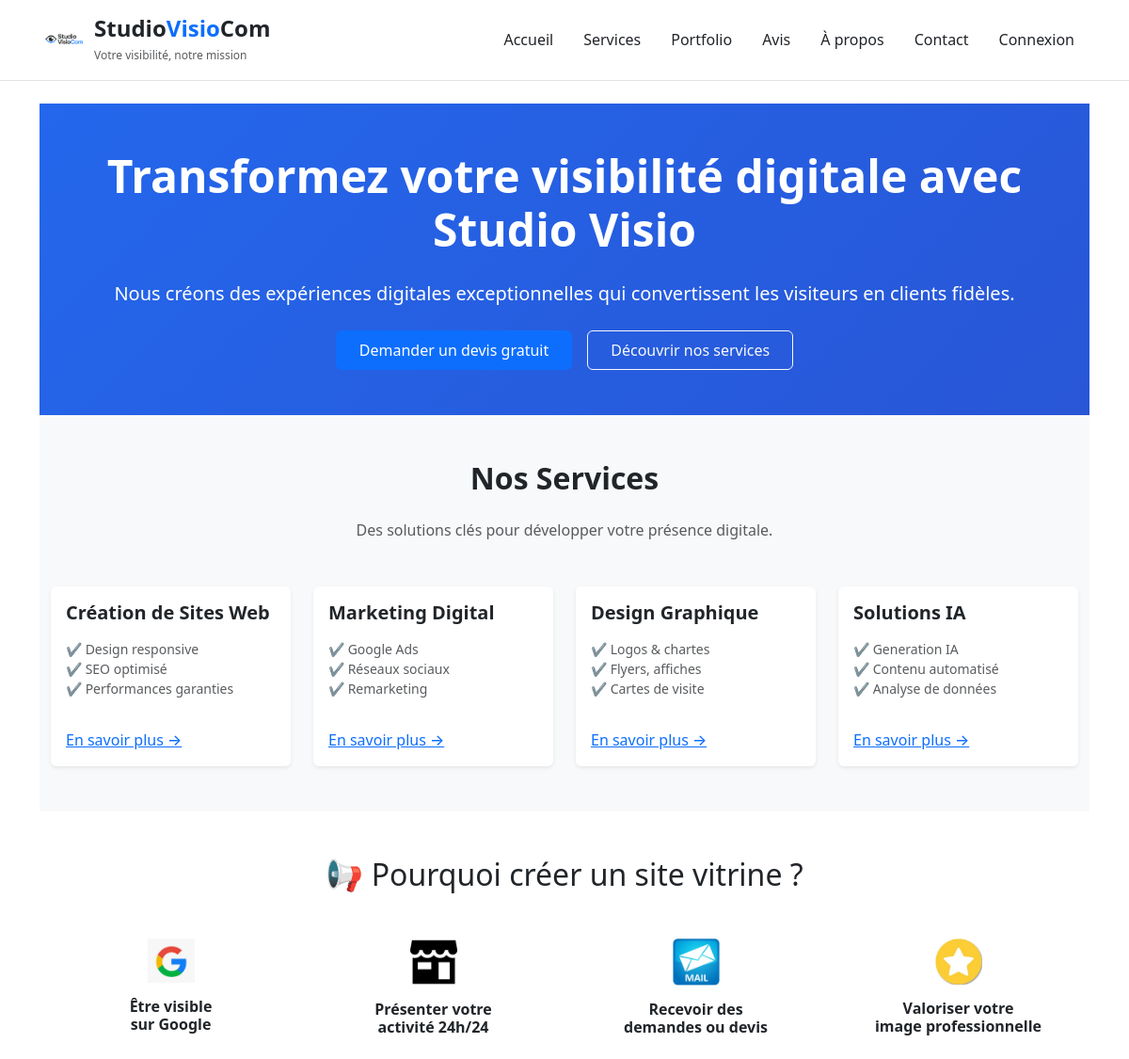
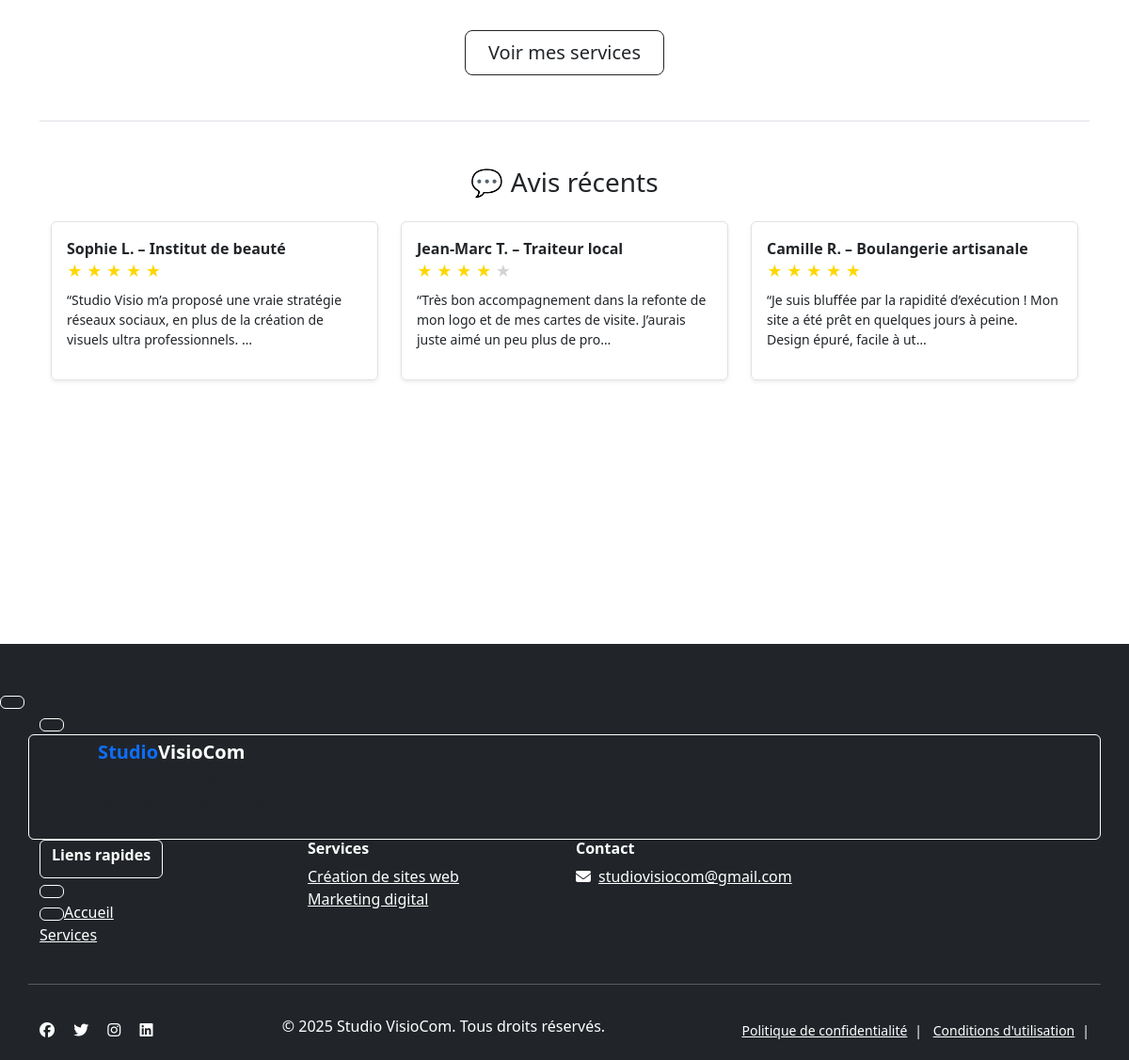
The page / on the database its author committed (2 pictures, top to bottom).
### main/models.py (models this page shows, shortened)
class Avis(models.Model):
    nom = models.CharField(max_length=100)
    commentaire = models.TextField()
    note = models.IntegerField(choices=[(i, f"{i} étoile{'s' if i > 1 else ''}") for i in range(1, 6)])
    date = models.DateTimeField(auto_now_add=True)

### main/views.py (the view)
# urls.py: path('', views.index, name='index'),
def index(request):
    derniers_avis = Avis.objects.order_by('-date')[:3]
    return render(request, 'main/index.html', {'derniers_avis': derniers_avis})

### main/templates/main/index.html
{% extends 'main/base.html' %}
{% load static %}
{% block content %}
<section class="py-5 text-white" style="background: linear-gradient(135deg, #2467ec, #2856d6);">
    <div class="container text-center">
        <h1 class="fw-bold display-5 mb-4">Transformez votre visibilité digitale avec Studio Visio</h1>
        <p class="lead mb-4">Nous créons des expériences digitales exceptionnelles qui convertissent les visiteurs en clients fidèles.</p>
        <div class="d-flex justify-content-center gap-3 flex-wrap">
            <a href="/contact/" class="btn btn-primary px-4 py-2">Demander un devis gratuit</a>
            <a href="/services/" class="btn btn-outline-light px-4 py-2">Découvrir nos services</a>
        </div>
    </div>
</section>
<section class="py-5 bg-light">
    <div class="container text-center">
        <h2 class="fw-bold mb-4">Nos Services </h2>
        <p class="text-muted mb-5">Des solutions clés pour développer votre présence digitale.</p>
        <div class="row g-4">
            <div class="col-md-6 col-lg-3">
                <div class="card service-card h-100 border-0 shadow-sm">
                    <div class="card-body text-start">
                        <h5 class="fw-bold">Création de Sites Web</h5>
                        <ul class="list-unstyled small text-muted mt-3">
                            <li>✔️ Design responsive</li>
                            <li>✔️ SEO optimisé</li>
                            <li>✔️ Performances garanties</li>
                        </ul>
                        <a href="/services/site-vitrine/" class="text-primary fw-medium mt-3 d-inline-block">En savoir plus →</a>
                    </div>
                </div>
            </div>
            <div class="col-md-6 col-lg-3">
                <div class="card service-card h-100 border-0 shadow-sm">
                    <div class="card-body text-start">
                        <h5 class="fw-bold">Marketing Digital</h5>
                        <ul class="list-unstyled small text-muted mt-3">
                            <li>✔️ Google Ads</li>
                            <li>✔️ Réseaux sociaux</li>
                            <li>✔️ Remarketing</li>
                        </ul>
                        <a href="/services/marketing/" class="text-primary fw-medium mt-3 d-inline-block">En savoir plus →</a>
                    </div>
                </div>
            </div>
            <div class="col-md-6 col-lg-3">
                <div class="card service-card h-100 border-0 shadow-sm">
                    <div class="card-body text-start">
                        <h5 class="fw-bold">Design Graphique</h5>
                        <ul class="list-unstyled small text-muted mt-3">
                            <li>✔️ Logos & chartes</li>
                            <li>✔️ Flyers, affiches</li>
                            <li>✔️ Cartes de visite</li>
                        </ul>
                        <a href="/services/design-graphique/" class="text-primary fw-medium mt-3 d-inline-block">En savoir plus →</a>
                    </div>
                </div>
            </div>
            <div class="col-md-6 col-lg-3">
                <div class="card service-card h-100 border-0 shadow-sm">
                    <div class="card-body text-start">
                        <h5 class="fw-bold">Solutions IA</h5>
                        <ul class="list-unstyled small text-muted mt-3">
                            <li>✔️ Generation IA</li>
                            <li>✔️ Contenu automatisé</li>
                            <li>✔️ Analyse de données</li>
                        </ul>
                        <a href="/services/solutions-ia/" class="text-primary fw-medium mt-3 d-inline-block">En savoir plus →</a>
                    </div>
                </div>
            </div>
        </div>
    </div>
</section>
<section class="container py-5">
    <h2 class="text-center mb-5">📢 Pourquoi créer un site vitrine ?</h2>
    <div class="row g-4 text-center">
        <div class="col-md-3 col-6">
            <img src="{% static 'main/images/google.jpeg' %}" alt="Google" width="50" class="mb-3">
            <h6 class="fw-bold">Être visible<br>sur Google</h6>
        </div>
        <div class="col-md-3 col-6">
            <img src="{% static 'main/images/shop.png' %}" alt="Boutique" width="50" class="mb-3">
            <h6 class="fw-bold">Présenter votre<br>activité 24h/24</h6>
        </div>
        <div class="col-md-3 col-6">
            <img src="{% static 'main/images/mail.jpeg' %}" alt="Email" width="50" class="mb-3">
            <h6 class="fw-bold">Recevoir des<br>demandes ou devis</h6>
        </div>
        <div class="col-md-3 col-6">
            <img src="{% static 'main/images/star.jpeg' %}" alt="Étoile" width="50" class="mb-3">
            <h6 class="fw-bold">Valoriser votre<br>image professionnelle</h6>
        </div>
    </div>
    <div class="text-center mt-5">
        <a href="/services/" class="btn btn-outline-dark btn-lg px-4">Voir mes services</a>
    </div>
</section>
<section class="bg-white py-5 border-top">
    <div class="container">
        <h3 class="text-center mb-4">💬 Avis récents</h3>
        {% if derniers_avis %}
            <div class="row justify-content-center">
                {% for avis in derniers_avis %}
                    <div class="col-md-4 mb-3">
                        <div class="border rounded p-3 h-100 shadow-sm">
                            <strong>{{ avis.nom }}</strong><br>
                            <div class="mb-2">
                            {% for i in "12345"|make_list %}
                                {% if avis.note|stringformat:"i" >= i %}
                                    <span style="color: gold;">★</span>
                                {% else %}
                                    <span style="color: lightgray;">★</span>
                                {% endif %}
                            {% endfor %}
                            </div>
                            <p class="small">{{ avis.commentaire|truncatechars:120 }}</p>
                        </div>
                    </div>
                {% endfor %}
            </div>
        {% else %}
            <p class="text-center text-muted mt-4">Encore aucun avis, soyez le premier à donner le vôtre !</p>
        {% endif %}
        <div class="text-center mt-4">
            <a href="/avis/" class="btn btn-outline-light border-white text-white">
        </div>
    </div>
</section>
{% endblock %}

### main/static/main/css/style_studiovisiocom.css (style rules this page uses)
:root { --fond-noir: #1C1C1C; --noir: #000000; --bleu-electrique: #007CFA; --gris-clair: #CCCCCC; --blanc-casse: #F5F5F5; }
body { background-color: var(--fond-noir); color: var(--gris-clair); font-family: 'Poppins', sans-serif; }
h1, h2, h3, h4 { color: var(--noir); }
a, .text-accent, .btn-primary { color: var(--bleu-electrique); }
.btn-primary { background-color: var(--bleu-electrique); border: none; }
.service-card { transition: transform 0.3s ease, box-shadow 0.3s ease; }

### rows shown on the page
Avis: nom "Sophie L. – Institut de beauté", note 5 (drawn), commentaire "“Studio Visio m’a proposé une vraie stratégie réseaux sociaux, en plus de la création de visuels ultra professionnels. …"
Avis: nom "Jean-Marc T. – Traiteur local", note 4 (drawn), commentaire "“Très bon accompagnement dans la refonte de mon logo et de mes cartes de visite. J’aurais juste aimé un peu plus de pro…"
Avis: nom "Camille R. – Boulangerie artisanale", note 5 (drawn), commentaire "“Je suis bluffée par la rapidité d’exécution ! Mon site a été prêt en quelques jours à peine. Design épuré, facile à ut…"
